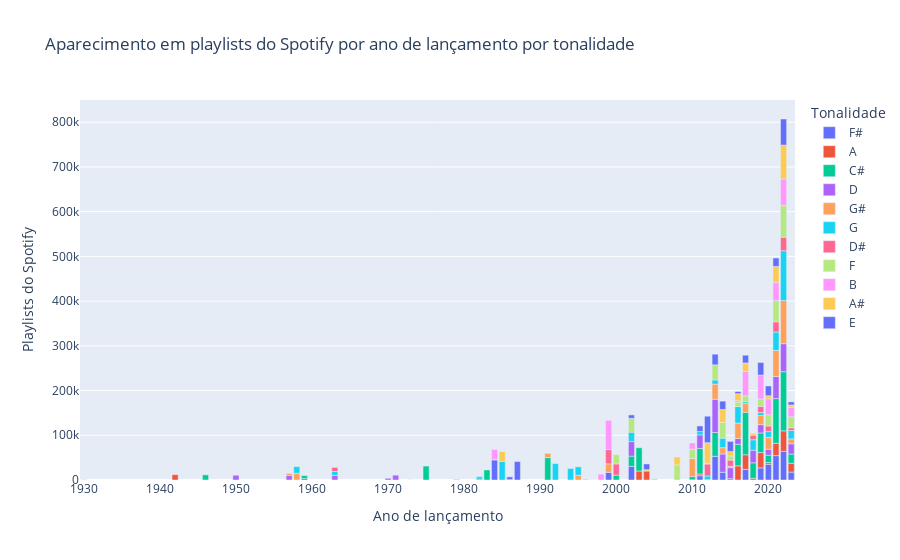

Here is the notebook cell this chart was saved with:
### Markdown cell above
Existe alguma diferença entre a tonalidade das músicas mais antigas que continuam populares e as músicas populares lançadas nos últimos anos? Dentre as músicas populares, a maioria delas são recentes? Esses questionamentos podem ser verificados com um gráfico de barras, em que no eixo Y há a quantia de playlists em que as músicas de um ano se encontram, e no eixo X há o ano de lançamento das músicas, adicionalmente, a porcentagem de músicas de cada tonalidade será indicada pela cor das barras.

### Code cell
fig = px.bar(a,
             x='released_year',
             y='in_spotify_playlists',
             color="key",
             title='Aparecimento em playlists do Spotify por ano de lançamento por tonalidade',
             labels={
                     "in_spotify_playlists": "Playlists do Spotify",
                     "released_year": "Ano de lançamento",
                     "key": "Tonalidade"
                 })
fig.show()

### Figure 1 — Plotly figure (JSON) as saved in the notebook; plotly's stock layout.template omitted (floating-point values rounded to 4 significant figures)
{"data": [{"alignmentgroup": "True", "hovertemplate": "Tonalidade=F#<br>Ano de lançamento=%{x}<br>Playlists do Spotify=%{y}<extra></extra>", "legendgroup": "F#", "marker": {"color": "#636efa", "pattern": {"shape": ""}}, "name": "F#", "offsetgroup": "F#", "orientation": "v", "showlegend": true, "textposition": "auto", "type": "bar", "x": [1930, 1959, 1984, 1987, 1999, 2002, 2010, 2011, 2013, 2014, 2017, 2019, 2020, 2021, 2022, 2023], "xaxis": "x", "y": [323, 3299, 44927, 41231, 17115, 30427, 492, 9577, 52898, 17354, 23818, 27134, 34940, 54528, 64164, 17719], "yaxis": "y"}, {"alignmentgroup": "True", "hovertemplate": "Tonalidade=A<br>Ano de lançamento=%{x}<br>Playlists do Spotify=%{y}<extra></extra>", "legendgroup": "A", "marker": {"color": "#EF553B", "pattern": {"shape": ""}}, "name": "A", "offsetgroup": "A", "orientation": "v", "showlegend": true, "textposition": "auto", "type": "bar", "x": [1942, 1982, 1986, 2003, 2004, 2011, 2012, 2015, 2016, 2017, 2018, 2019, 2020, 2021, 2022, 2023], "xaxis": "x", "y": [11940, 2020, 888, 20111, 20015, 3909, 641, 3006, 31648, 32580, 3659, 34167, 4014, 27733, 45725, 19646], "yaxis": "y"}, {"alignmentgroup": "True", "hovertemplate": "Tonalidade=C#<br>Ano de lançamento=%{x}<br>Playlists do Spotify=%{y}<extra></extra>", "legendgroup": "C#", "marker": {"color": "#00cc96", "pattern": {"shape": ""}}, "name": "C#", "offsetgroup": "C#", "orientation": "v", "showlegend": true, "textposition": "auto", "type": "bar", "x": [1946, 1959, 1975, 1983, 1984, 1991, 2000, 2002, 2003, 2010, 2011, 2013, 2016, 2017, 2018, 2019, 2020, 2021, 2022, 2023], "xaxis": "x", "y": [11500, 6512, 31123, 22439, 1087, 49991, 10826, 22923, 51979, 7109, 57176, 53331, 48208, 95047, 34820, 43899, 16535, 99811, 132305, 20655], "yaxis": "y"}, {"alignmentgroup": "True", "hovertemplate": "Tonalidade=D<br>Ano de lançamento=%{x}<br>Playlists do Spotify=%{y}<extra></extra>", "legendgroup": "D", "marker": {"color": "#ab63fa", "pattern": {"shape": ""}}, "name": "D", "offsetgroup": "D", "orientation": "v", "showlegend": true, "textposition": "auto", "type": "bar", "x": [1950, 1957, 1963, 1970, 1971, 2002, 2011, 2013, 2014, 2015, 2016, 2018, 2019, 2020, 2021, 2022, 2023], "xaxis": "x", "y": [10585, 10326, 10114, 3788, 10829, 32502, 30202, 74276, 40862, 24575, 12864, 28041, 18552, 13252, 49222, 62608, 23079], "yaxis": "y"}, {"alignmentgroup": "True", "hovertemplate": "Tonalidade=G#<br>Ano de lançamento=%{x}<br>Playlists do Spotify=%{y}<extra></extra>", "legendgroup": "G#", "marker": {"color": "#FFA15A", "pattern": {"shape": ""}}, "name": "G#", "offsetgroup": "G#", "orientation": "v", "showlegend": true, "textposition": "auto", "type": "bar", "x": [1957, 1958, 1991, 1995, 1999, 2010, 2013, 2014, 2015, 2016, 2017, 2019, 2020, 2021, 2022, 2023], "xaxis": "x", "y": [4326, 14994, 9514, 10624, 19067, 40248, 33817, 14048, 3045, 34550, 19338, 20368, 26640, 58466, 96458, 10892], "yaxis": "y"}, {"alignmentgroup": "True", "hovertemplate": "Tonalidade=G<br>Ano de lançamento=%{x}<br>Playlists do Spotify=%{y}<extra></extra>", "legendgroup": "G", "marker": {"color": "#19d3f3", "pattern": {"shape": ""}}, "name": "G", "offsetgroup": "G", "orientation": "v", "showlegend": true, "textposition": "auto", "type": "bar", "x": [1958, 1963, 1982, 1985, 1992, 1994, 1995, 1996, 2002, 2011, 2012, 2013, 2014, 2016, 2017, 2018, 2019, 2020, 2021, 2022, 2023], "xaxis": "x", "y": [14902, 8879, 5328, 41751, 36724, 25653, 18773, 1370, 21081, 7655, 8448, 9408, 21335, 36906, 4204, 23494, 6805, 12854, 41146, 111356, 18712], "yaxis": "y"}, {"alignmentgroup": "True", "hovertemplate": "Tonalidade=D#<br>Ano de lançamento=%{x}<br>Playlists do Spotify=%{y}<extra></extra>", "legendgroup": "D#", "marker": {"color": "#FF6692", "pattern": {"shape": ""}}, "name": "D#", "offsetgroup": "D#", "orientation": "v", "showlegend": true, "textposition": "auto", "type": "bar", "x": [1963, 1999, 2000, 2012, 2015, 2018, 2019, 2020, 2021, 2022, 2023], "xaxis": "x", "y": [9122, 31762, 25065, 26694, 13915, 10211, 13669, 12643, 22809, 30288, 6050], "yaxis": "y"}, {"alignmentgroup": "True", "hovertemplate": "Tonalidade=F<br>Ano de lançamento=%{x}<br>Playlists do Spotify=%{y}<extra></extra>", "legendgroup": "F", "marker": {"color": "#B6E880", "pattern": {"shape": ""}}, "name": "F", "offsetgroup": "F", "orientation": "v", "showlegend": true, "textposition": "auto", "type": "bar", "x": [1973, 1997, 2000, 2002, 2005, 2008, 2010, 2012, 2013, 2014, 2015, 2016, 2017, 2019, 2020, 2021, 2022, 2023], "xaxis": "x", "y": [168, 472, 20763, 30992, 2577, 33898, 21106, 1622, 33783, 35265, 9243, 10050, 13091, 16709, 25222, 47448, 71570, 24665], "yaxis": "y"}, {"alignmentgroup": "True", "hovertemplate": "Tonalidade=B<br>Ano de lançamento=%{x}<br>Playlists do Spotify=%{y}<extra></extra>", "legendgroup": "B", "marker": {"color": "#FF97FF", "pattern": {"shape": ""}}, "name": "B", "offsetgroup": "B", "orientation": "v", "showlegend": true, "textposition": "auto", "type": "bar", "x": [1979, 1984, 1998, 1999, 2010, 2016, 2017, 2019, 2020, 2021, 2022, 2023], "xaxis": "x", "y": [1685, 22153, 13101, 65324, 13801, 2948, 54658, 53193, 35298, 40888, 58906, 21149], "yaxis": "y"}, {"alignmentgroup": "True", "hovertemplate": "Tonalidade=A#<br>Ano de lançamento=%{x}<br>Playlists do Spotify=%{y}<extra></extra>", "legendgroup": "A#", "marker": {"color": "#FECB52", "pattern": {"shape": ""}}, "name": "A#", "offsetgroup": "A#", "orientation": "v", "showlegend": true, "textposition": "auto", "type": "bar", "x": [1985, 2004, 2008, 2012, 2014, 2015, 2016, 2017, 2018, 2020, 2021, 2022, 2023], "xaxis": "x", "y": [21811, 2954, 17504, 45912, 28700, 9771, 15722, 18986, 4188, 6955, 35444, 75372, 5177], "yaxis": "y"}, {"alignmentgroup": "True", "hovertemplate": "Tonalidade=E<br>Ano de lançamento=%{x}<br>Playlists do Spotify=%{y}<extra></extra>", "legendgroup": "E", "marker": {"color": "#636efa", "pattern": {"shape": ""}}, "name": "E", "offsetgroup": "E", "orientation": "v", "showlegend": true, "textposition": "auto", "type": "bar", "x": [1986, 2002, 2004, 2011, 2012, 2013, 2014, 2015, 2016, 2017, 2019, 2020, 2021, 2022, 2023], "xaxis": "x", "y": [6080, 7615, 12985, 12353, 59306, 23804, 18778, 22730, 4972, 17296, 28301, 21910, 18893, 58441, 6967], "yaxis": "y"}], "layout": {"barmode": "relative", "legend": {"title": {"text": "Tonalidade"}, "tracegroupgap": 0}, "title": {"text": "Aparecimento em playlists do Spotify por ano de lançamento por tonalidade"}, "xaxis": {"anchor": "y", "domain": [0, 1], "title": {"text": "Ano de lançamento"}}, "yaxis": {"anchor": "x", "domain": [0, 1], "title": {"text": "Playlists do Spotify"}}}}
